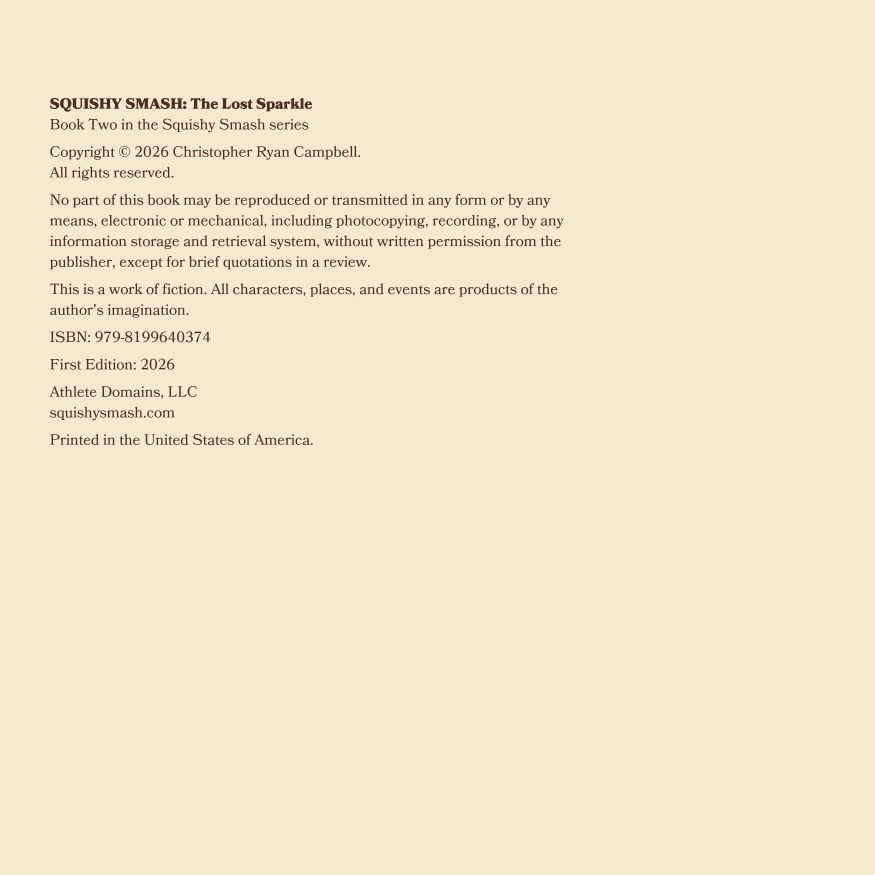
#> input picture book/build_book2/out/pages/page_02.png, 2625 x 2625 px, given in place of page_04.png, which was not available (shown at 1/3 size)
$ python build_master_with_quiz.py
#> lines starting #> are read from the running program, lines starting #| are printed output that depends on the picture; pictures that were not available may be replaced by others from this repository, and a replacement may not be noted
"""Build the George master read-along with a comprehension quiz appended.

Quiz appears after the closing spread. Silent visual cards. Total quiz tail = 33s.
Output: squishy_book2_readalong_horizontal_george_master_quiz.mp4
"""
import subprocess, sys
from pathlib import Path
from PIL import Image, ImageDraw, ImageFont

HOME = Path(r"C:\Users\chris")
SQ = HOME / "Squishy-smash" / "squishy_smash"
PAGES_DIR = SQ / "book" / "build_book2" / "out" / "pages"
COVER_IMG = SQ / "book" / "cover" / "cover_front_book2_composite.png"
AUDIO_SRC = HOME / "squishy_book2_audiobook_v1.mp3"
TMP = HOME / "_tmp_quiz"
TMP.mkdir(exist_ok=True)
OUT_VIDEO = HOME / "squishy_book2_readalong_horizontal_george_master_quiz.mp4"

W, H = 1920, 1080
BG_RGB = (16, 16, 24)
INDIGO = (27, 36, 64)      # Knight-Owl dusk
CREAM = (245, 233, 208)
GOLD = (228, 196, 108)

COVER_HOLD = 3.0
SOURCE_END = 337.62        # end of George audio in source

# Quiz timing (seconds per card)
QUIZ_INTRO = 2.5
Q_HOLD = 4.0
A_HOLD = 3.0
QUIZ_OUTRO = 3.5

QUIZ = [
    ("What are the names of the three friends?",
     "Soft Dumpling, Goo Ball, and Blushy Bun Bunny"),
    ("What three places did they come from?",
     "Pudding Hills, Goo Coast, and Moonlit Hollow"),
    ("What did they shout together when they were brave?",
     "EVERYBODY SQUISH!"),
    ("Where does the Sparkle come from?",
     "From being found — together"),
]

# George anchors (silence_end seconds in source)
SEGMENT_ENDS = [
    4.08, 26.30, 46.63, 61.83, 83.38, 104.54, 126.35, 153.61, 172.95,
    195.04, 222.13, 243.21, 260.05, 281.33, 292.38, 305.13, 314.08, 329.36,
    337.62,
]


# ---------------------------------------------------------------------------
# Font loading
# ---------------------------------------------------------------------------
FONT_DIRS = [SQ / "book" / "assets" / "fonts", Path(r"C:\Windows\Fonts")]

def _find_font(candidates):
    for d in FONT_DIRS:
        for name in candidates:
            p = d / name
            if p.exists():
                return str(p)
    return None

BOLD_PATH = _find_font(["Bookmania-Black.otf", "Bookmania-Bold.otf", "georgiab.ttf", "arialbd.ttf"])
ITALIC_PATH = _find_font(["EBGaramond-Italic.ttf", "Bookmania-Italic.otf", "georgiai.ttf", "ariali.ttf"])
REG_PATH = _find_font(["Bookmania-Regular.otf", "georgia.ttf", "arial.ttf"])


# ---------------------------------------------------------------------------
# Letterbox a single-page image onto the 1920x1080 canvas
# ---------------------------------------------------------------------------
# [119 lines left out: functions make_canvas, _wrap, _draw_centered_block, make_intro_card, make_question_card, make_answer_card and 1 more, not called in this run]


# ---------------------------------------------------------------------------
# Build the master segment list (cover + title + 18 spreads + quiz tail)
# ---------------------------------------------------------------------------
def build_segments():
    """Return list of (label, duration_seconds, source_image_path)."""
    segs = []
    # Cover (silent 3s)
    segs.append(("cover", COVER_HOLD, COVER_IMG))
    # Title
    segs.append(("title", SEGMENT_ENDS[0], PAGES_DIR / "page_01.png"))
    cur = SEGMENT_ENDS[0]
    # 18 spreads — each rejoined verso+recto into one 17.5:8.75 image
    # but the master script uses joined images for horizontal output.
    for s in range(1, 19):
        seg_end = SEGMENT_ENDS[s]
        dur = seg_end - cur
        verso = PAGES_DIR / f"page_{4 + (s-1)*2:02d}.png"
        recto = PAGES_DIR / f"page_{4 + (s-1)*2 + 1:02d}.png"
        joined_path = TMP / f"spread_{s:02d}_joined.png"
        if not joined_path.exists():
            left = Image.open(verso)
#> left is the input picture: PIL image 2625x2625 RGBA; mean R, G, B, A 242.4, 230.1, 205.4, 255
            right = Image.open(recto)
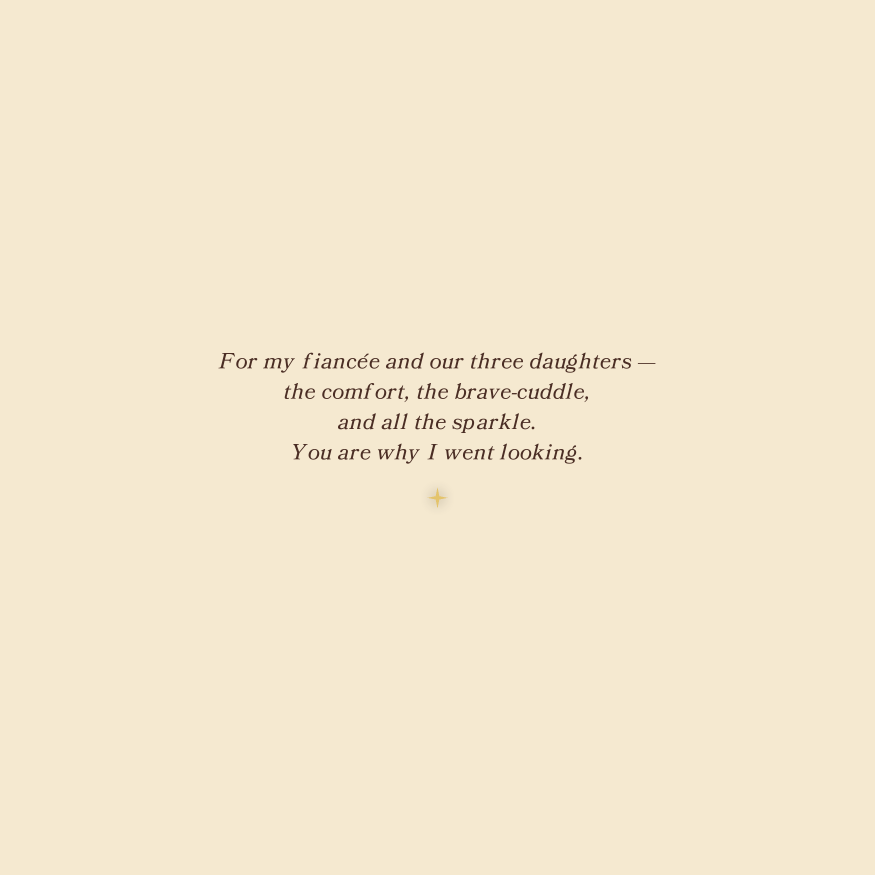
#> input picture book/build_book2/out/pages/page_03.png, 2625 x 2625 px, given in place of page_05.png, which was not available (shown at 1/3 size)
#> right is the input picture: PIL image 2625x2625 RGBA; mean R, G, B, A 244, 232, 207, 255
            w, h = left.size
#> w = 2625; h = 2625
            joined = Image.new("RGB", (w * 2, h), (16, 16, 24))
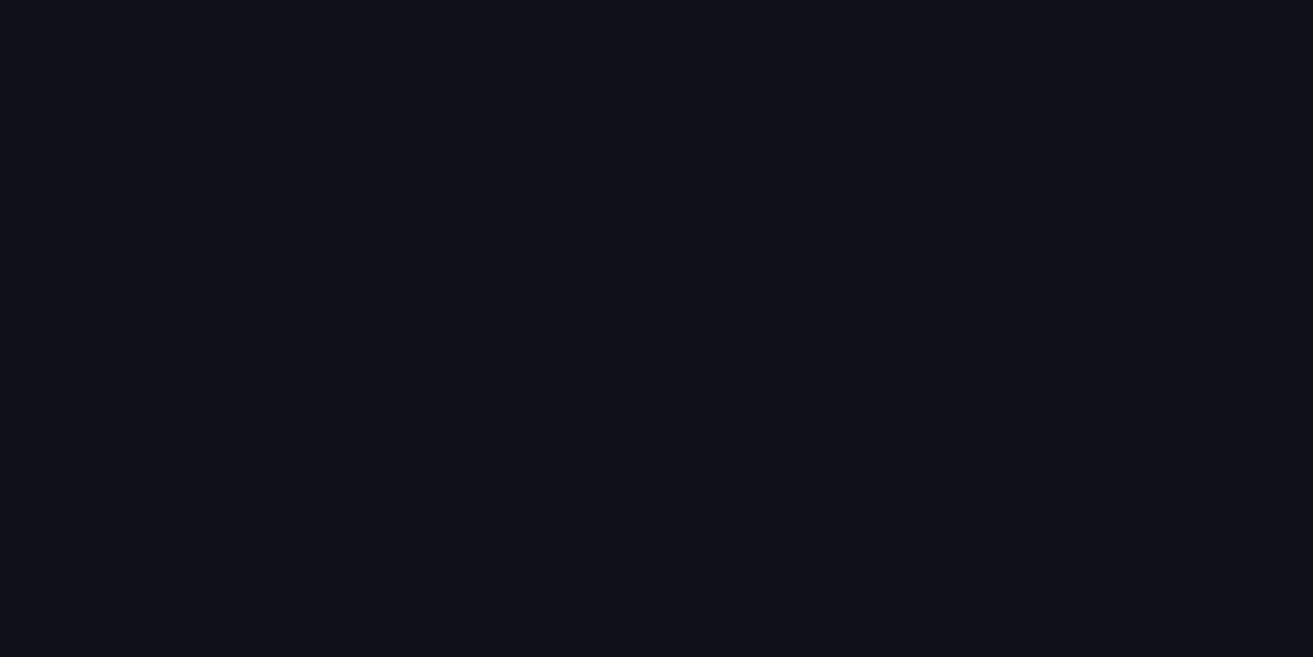
#> joined: PIL image 5250x2625 RGB (shown at 1/4 size); mean R, G, B 16, 16, 24
            joined.paste(left, (0, 0))
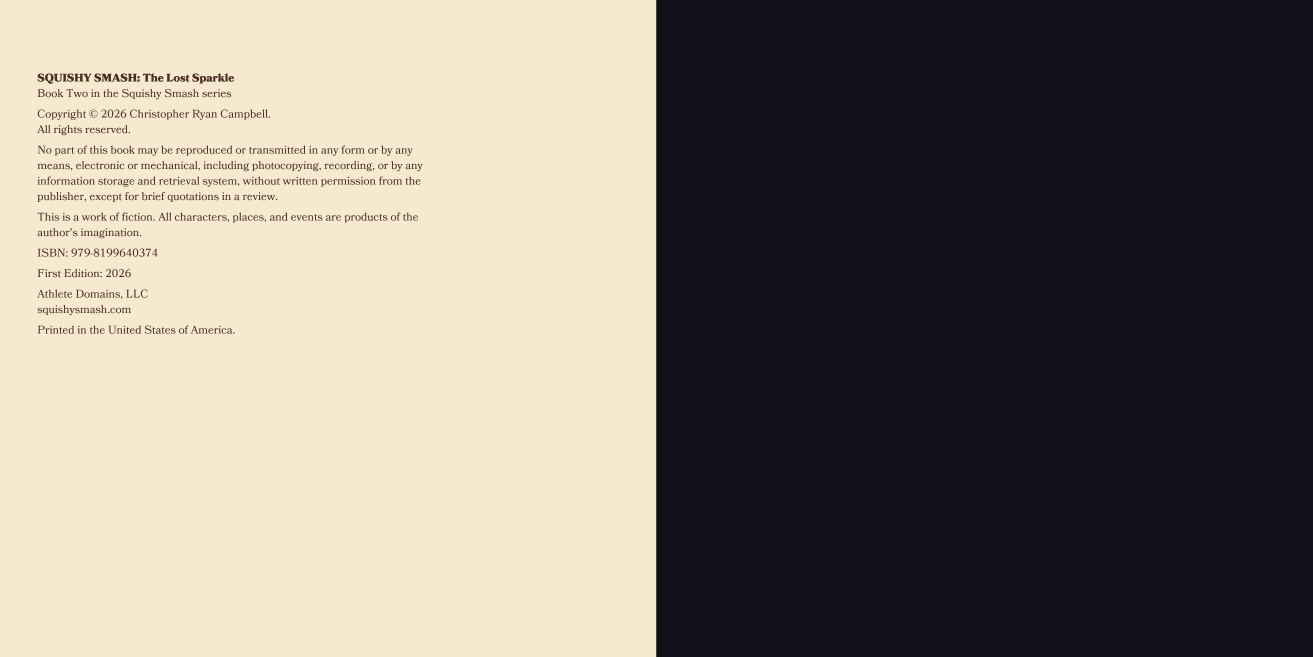
#> joined: PIL image 5250x2625 RGB (shown at 1/4 size); mean R, G, B 129.2, 123.1, 114.7
            joined.paste(right, (w, 0))
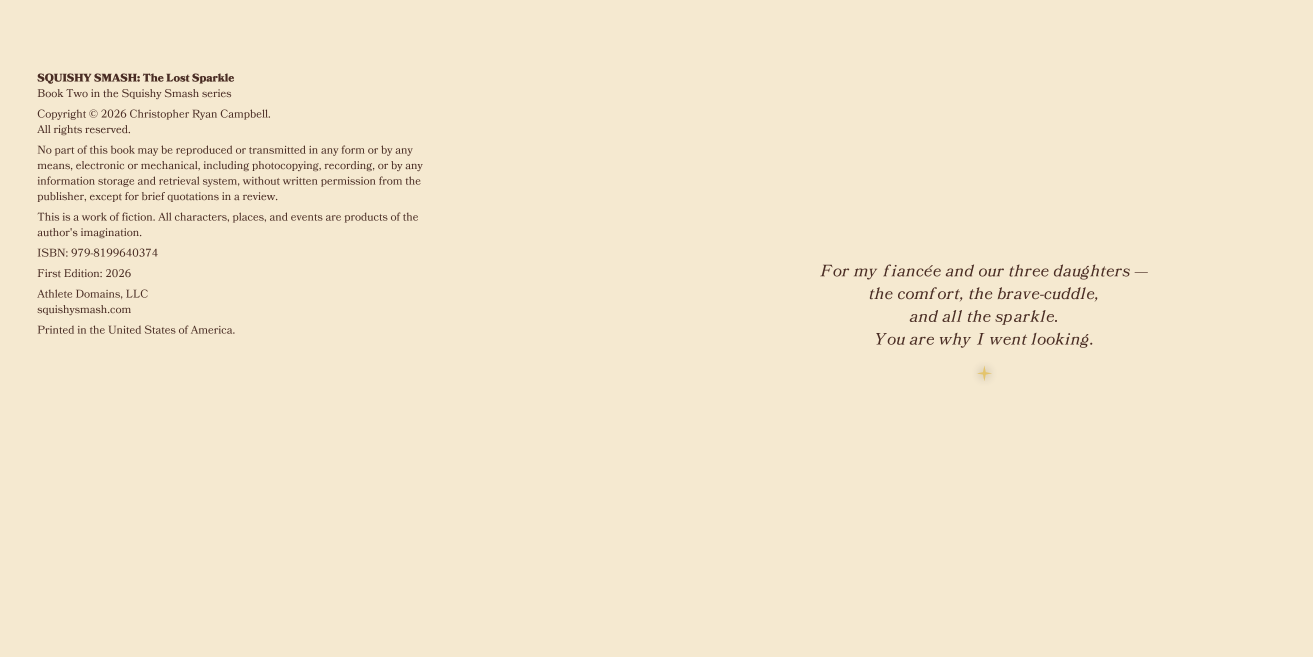
#> joined: PIL image 5250x2625 RGB (shown at 1/4 size); mean R, G, B 243.2, 231, 206.2
            joined.save(joined_path)
        segs.append((f"spread_{s:02d}", dur, joined_path))
        cur = seg_end

    # Quiz intro
    segs.append(("quiz_intro", QUIZ_INTRO, make_intro_card(TMP / "quiz_intro.png")))
    # Questions
    for i, (q, a) in enumerate(QUIZ, start=1):
        segs.append((f"quiz_q{i}", Q_HOLD, make_question_card(i, q, TMP / f"quiz_q{i}.png")))
        segs.append((f"quiz_a{i}", A_HOLD, make_answer_card(i, a, TMP / f"quiz_a{i}.png")))
    # Outro
    segs.append(("quiz_outro", QUIZ_OUTRO, make_outro_card(TMP / "quiz_outro.png")))
    return segs


# ---------------------------------------------------------------------------
# Build audio: 3s silence + George VO + N seconds silence (for quiz tail)
# ---------------------------------------------------------------------------
# [27 lines left out: functions build_audio, canvasize, not called in this run]


def main():
    segs = build_segments()
    # Materialize canvases
    items = []  # (canvas_path, duration)
    quiz_tail = 0.0
    for label, dur, src in segs:
        if label.startswith("quiz_"):
            # Quiz cards are already at 1920x1080
            items.append((src, dur))
            quiz_tail += dur
        else:
            items.append((canvasize(src, label), dur))

    # Write concat list
    concat_file = TMP / "concat.txt"
    with open(concat_file, "w", encoding="utf-8") as f:
        for canvas, dur in items:
            f.write(f"file '{canvas.as_posix()}'\n")
            f.write(f"duration {dur:.3f}\n")
        f.write(f"file '{items[-1][0].as_posix()}'\n")

    audio = build_audio(quiz_tail)

    print(f">>> Encoding {OUT_VIDEO} ...")
    r = subprocess.run([
        "ffmpeg", "-y",
        "-f", "concat", "-safe", "0", "-i", str(concat_file),
        "-i", str(audio),
        "-c:v", "libx264", "-pix_fmt", "yuv420p", "-r", "30",
        "-tune", "stillimage", "-preset", "slow", "-crf", "18",
        "-c:a", "aac", "-b:a", "192k",
        "-shortest", "-movflags", "+faststart",
        str(OUT_VIDEO),
    ], capture_output=True, text=True, encoding="utf-8", errors="replace")
    if r.returncode != 0:
        print("STDERR:\n", r.stderr[-3000:]); sys.exit(1)
    size_mb = OUT_VIDEO.stat().st_size / 1024 / 1024
    total = COVER_HOLD + SOURCE_END + quiz_tail
    print(f">>> DONE: {OUT_VIDEO} ({size_mb:.1f} MB, runtime {total:.1f}s, quiz tail {quiz_tail:.1f}s)")


if __name__ == "__main__":
#> (the run stopped early here; a loop or call above may not have finished)
